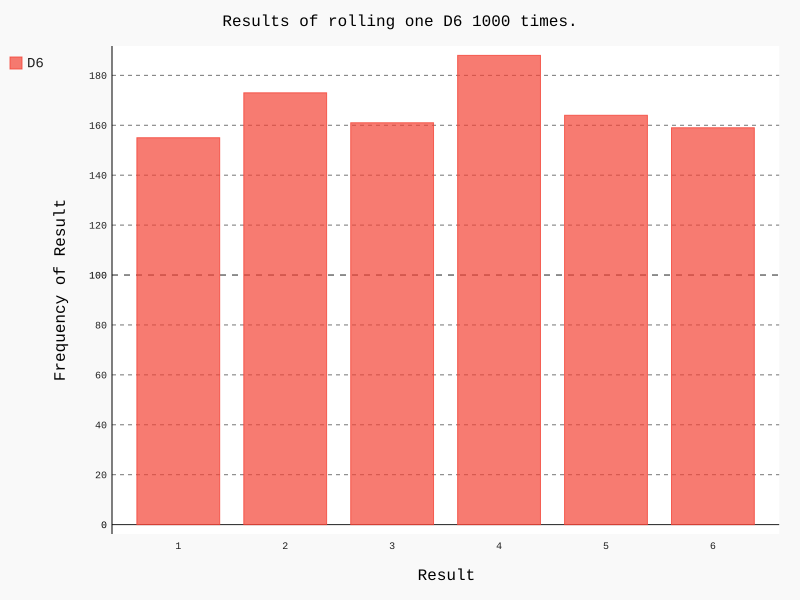

Reproduce this figure in Python.
import pygal
from die import Die

# # 创建一个D6
# die = Die()
# # 掷几次骰子， 并将结果存储在一个列表中
# results = []
# num_times = {1: 0, 2: 0, 3: 0, 4: 0, 5: 0, 6: 0}
# for roll_num in range(1000):
#     result = die.roll()
#     num_times[result] = num_times[result] + 1
#     results.append(result)
# print(len(results))
# # print(results)
# print(num_times)


# 创建一个D6
die = Die()
# 掷几次骰子， 并将结果存储在一个列表中
results = []
for roll_num in range(1000):
    result = die.roll()
    results.append(result)
# 分析结果
frequencies = []
for value in range(1, die.num_sides + 1):
    fre = results.count(value)
    frequencies.append(fre)
# print(len(results))
# print(frequencies)
# 对结果进行可视化
hist = pygal.Bar()
hist.title = "Results of rolling one D6 1000 times."
hist.x_labels = ['1', '2', '3', '4', '5', '6']
hist.x_title = "Result"
hist.y_title = "Frequency of Result"
hist.add('D6', frequencies)
hist.render_to_file('die_visual.svg')
